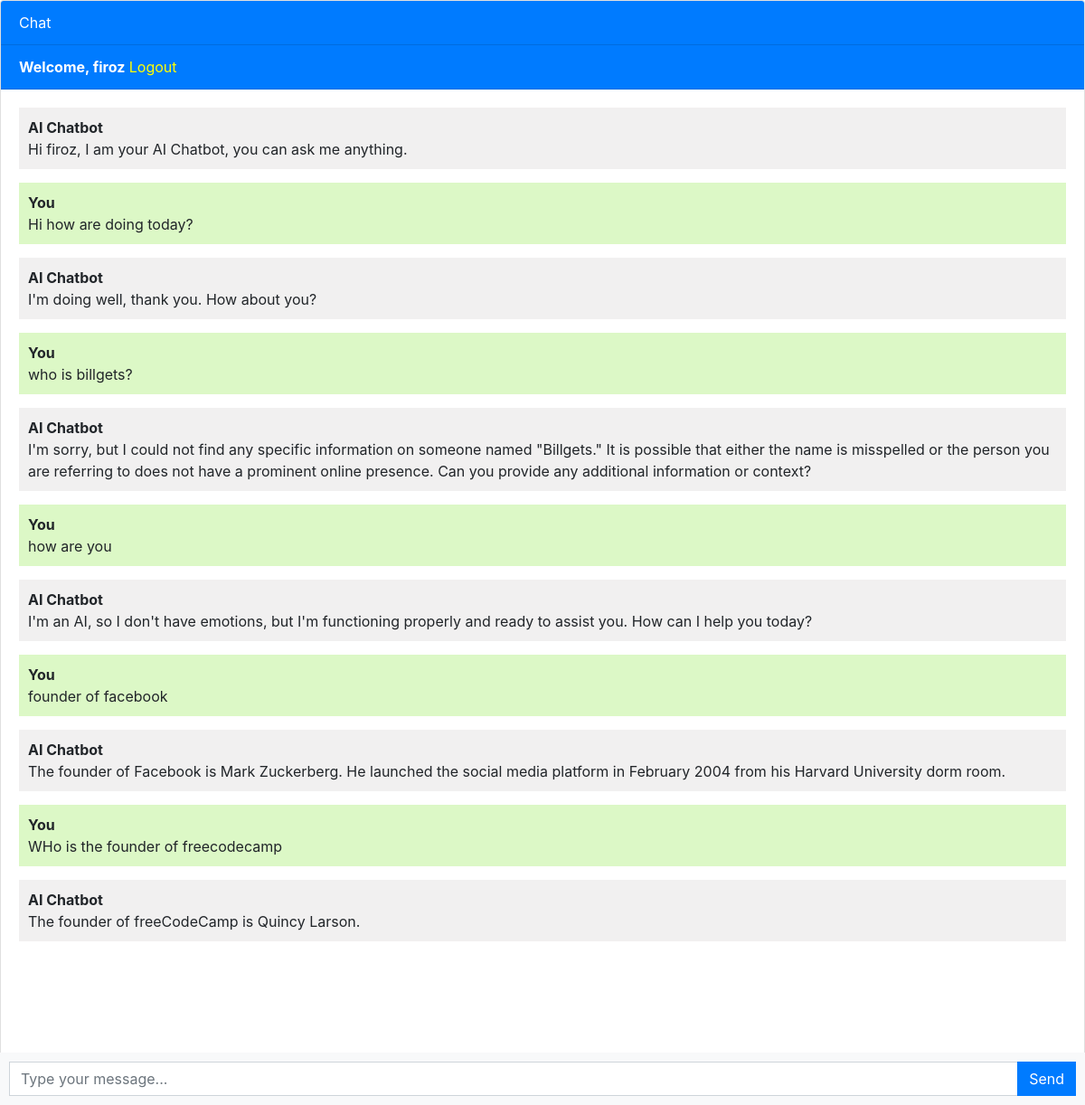
Screenshot of / (signed in) with the database file from the repository.
### Chatbot/models.py (models this page shows, shortened)
class Chat(models.Model):
    user = models.ForeignKey(User,on_delete=models.CASCADE)
    message = models.TextField()
    response = models.TextField()
    created_at = models.DateTimeField(auto_now_add=True)

### Chatbot/views.py (the view)
# urls.py: path('',views.chatbot, name='chatbot'),
def chatbot(request):
    chats = Chat.objects.filter(user=request.user)
    if request.method == 'POST':
        message = request.POST.get('message')
        response = ask_openai(message)
        chat = Chat(user =request.user, message=message, response=response,created_at=timezone.now())
        chat.save()
        return JsonResponse({'message':message,'response':response})
    return render(request, 'chatbot.html',{'chats':chats})

### Templates/chatbot.html (shortened to what this page needs)
 {% extends 'base.html' %}
{% block content %}
<div class="chat-container">
  <div class="card flex-grow-1">
    <div class="card-header bg-primary text-white">Chat</div>
    {% if user.is_authenticated %}
    <div class="card-header bg-primary text-white"><b>Welcome, {{user.username}}</b>   <a style="color: yellow;" href="logout">Logout</a></div>
    {% else %}
    <div class="card-header bg-primary text-white"><a style="color: yellow" href="login">Login</a>   <a style="color: yellow;" href="register">Register</a></div>
    {% endif %}
    <div class="card-body messages-box">
      <ul class="list-unstyled messages-list">
        <li class="message received">
          <div class="message-text">
            <div class="message-sender">
              <b>AI Chatbot</b>
            </div>
            <div class="message-content">
              Hi {{user.username}}, I am your AI Chatbot, you can ask me anything.
            </div>
          </div>
        </li>
        {% for chat in chats %}
          {% if chat.user == request.user %}
            <li class="message sent">
          <div class="message-text">
            <div class="message-sender">
              <b>You</b>
            </div>
            <div class="message-content">
              {{chat.message}}
            </div>
          </div>
        </li>
        <li class="message received">
          <div class="message-text">
            <div class="message-sender">
              <b>AI Chatbot</b>
            </div>
            <div class="message-content">
              {{chat.response}}
            </div>
          </div>
        </li>
          {% endif %}
        {% endfor %}
      </ul>
    </div>
    <br><br>
    <br><br>
    <br><br>
  </div>
  <form class="message-form">
    <div class="input-group">
      <input type="text" class="form-control message-input" placeholder="Type your message...">
      <div class="input-group-append">
        <button type="submit" class="btn btn-primary btn-send">Send</button>
      </div>
    </div>
  </form>
</div>
{% endblock %}

### Templates/chatbot.html (style rules this page uses)
body, html { height: 100%; }
.messages-box { flex: 1; overflow-y: auto; }
.messages-list { padding-left: 0; }
.message { margin-bottom: 15px; list-style: none; }
.message-text { padding: 10px; border-radius: 5px; }
.sent { background-color: #dcf8c6; align-self: flex-end; }
.received { background-color: #f1f0f0; align-self: flex-start; }
.message-form { display: flex; position: fixed; bottom: 0; left: 0; right: 0; padding: 10px; background-color: #f8f9fa; }
.message-input { flex: 1; border-radius: 0; border-right: none; }
.btn-send { border-radius: 0; }
.chat-container { height: 100%; display: flex; flex-direction: column; }

### rows the page displays
Chat: message "Hi how are doing today?", response "I'm doing well, thank you. How about you?"
Chat: message "who is billgets?", response "I'm sorry, but I could not find any specific information on someone named \"Billgets.\" It is possible that either the name is misspelled or the person you are referring to does not have a prominent online presence. Can you provide any additional information or context?"
Chat: message "how are you", response "I'm an AI, so I don't have emotions, but I'm functioning properly and ready to assist you. How can I help you today?"
Chat: message "founder of facebook", response "The founder of Facebook is Mark Zuckerberg. He launched the social media platform in February 2004 from his Harvard University dorm room."
Chat: message "WHo is the founder of freecodecamp", response "The founder of freeCodeCamp is Quincy Larson."

### other values shown
{{ user.username }} "firoz"
